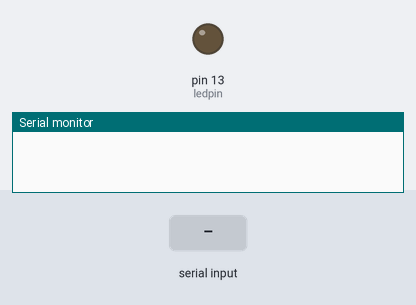
Simulated run of this sketch. Board: Arduino Uno, built with avr-gcc and run on an emulated ATmega328P. Shown: output pins drawn as LEDs (lit = HIGH), the last lines printed to the serial monitor. Dashed ring = blinking. Inputs (shaded band) come from the test bench.

Above: at 1.2 s.
1.3 s: "3" received over Serial
At 1.47 s:
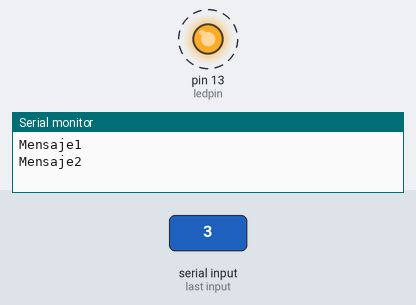
4.3 s: "1" received over Serial
7.3 s: "0" received over Serial
At 8.2 s:
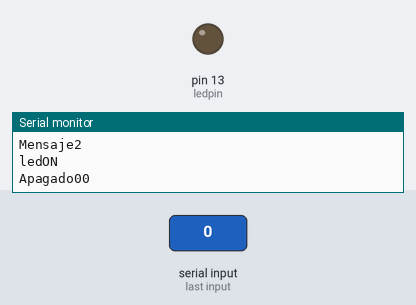
Timing chart, 0 to 10.3 s (numbered marks = the images above; inputs shaded):
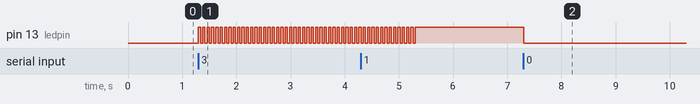

The sketch:

prender.ino
```cpp
int ledpin = 13;
int pos;


void setup(){
Serial.begin(9600);
pinMode(ledpin, OUTPUT);

}

void loop(){
while(Serial.available()==0);

int val = Serial.read();

if(val == '1'){

Serial.println("ledON");
digitalWrite(ledpin, HIGH);

}
else if(val == '0'){

Serial.println("Apagado00");
digitalWrite(ledpin, LOW);


}else if(val == '3'){

Serial.println("Mensaje1");

Serial.println("Mensaje2");


for(int i=0;i<50;i++){
     parpadea();
  }
}
}

void parpadea(){
  digitalWrite(ledpin, HIGH);
delay(40);
digitalWrite(ledpin, LOW);
delay(40);

  }
```

Measured:
- after the input at 1.3 s, pin 13 (ledpin): alternates HIGH for 0.04 s and LOW for 0.04 s, starting at once
- after the input at 7.3 s, pin 13 (ledpin): HIGH → LOW at once
